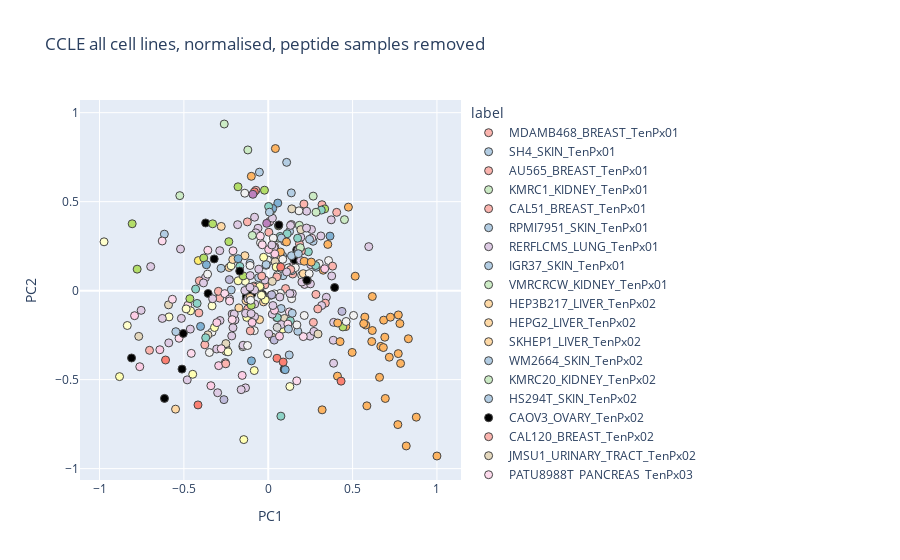

This figure's notebook cell:
### Code cell
labels = data_2.index # The labels give the sample-type for each cell 
N, D = data_2.shape
data_unlabelled = data_2.copy() # this dataframe doesn't have labels in an extra column and is used in the PCA function
data_2['label'] = labels 

W, scores, fracs = visualisation.do_pca(data_unlabelled, n_components=10)
scores = scores/abs(scores).max().max()
scores['label'] = labels

XPC = 'PC1' # Principal component shown on x-axis
YPC = 'PC2' # Principal component shown on y-axis
fig = px.scatter(scores, x=XPC, y=YPC, color='label', hover_data=[XPC,YPC], title='CCLE all cell lines, normalised, peptide samples removed', color_discrete_map=colour_map)
fig.update_traces(mode='markers', marker_line_width=1, marker_size=8)
fig.show()
